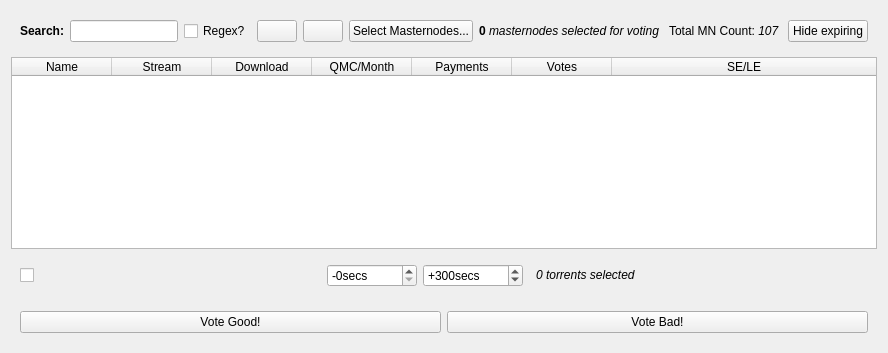
                        <widget class="SearchTorrentsTab" name="search_torrent_tab">
                            <attribute name="title">
                                <string>Search Torrents</string>
                            </attribute>
                            <layout class="QVBoxLayout" name="verticalLayout_3">
                                <item>
                                    <widget class="QWidget" name="_widget_3" native="true">
                                        <layout class="QHBoxLayout" name="horizontalLayout_2">
                                            <item>
                                                <widget class="QLabel" name="_label_5">
                                                    <property name="text">
                                                        <string>&lt;b&gt;Search:&lt;/b&gt;</string>
                                                    </property>
                                                    <property name="buddy">
                                                        <cstring>search_bar</cstring>
                                                    </property>
                                                </widget>
                                            </item>
                                            <item>
                                                <widget class="TorrentSearchBar" name="search_bar"/>
                                            </item>
                                            <item>
                                                <widget class="QCheckBox" name="regex_checkbox">
                                                    <property name="text">
                                                        <string>Regex?</string>
                                                    </property>
                                                </widget>
                                            </item>
                                            <item>
                                                <widget class="QPushButton" name="search_button">
                                                    <property name="text">
                                                        <string/>
                                                    </property>
                                                    <property name="icon">
                                                        <iconset resource="../../../resources.qrc">
                                                            <normaloff>:/pixmaps/refresh</normaloff>:/pixmaps/refresh
                                                        </iconset>
                                                    </property>
                                                </widget>
                                            </item>
                                            <item>
                                                <widget class="QPushButton" name="budget_projection_btn">
                                                    <property name="text">
                                                        <string/>
                                                    </property>
                                                    <property name="icon">
                                                        <iconset resource="../../../resources.qrc">
                                                            <normaloff>:/pixmaps/list</normaloff>:/pixmaps/list
                                                        </iconset>
                                                    </property>
                                                </widget>
                                            </item>
                                            <item>
                                                <widget class="QPushButton" name="select_masternodes_btn">
                                                    <property name="text">
                                                        <string>Select Masternodes...</string>
                                                    </property>
                                                </widget>
                                            </item>
                                            <item>
                                                <widget class="QLabel" name="masternodes_selected">
                                                    <property name="text">
                                                        <string>&lt;html&gt;&lt;head/&gt;&lt;body&gt;&lt;p&gt;&lt;span
                                                            style=&quot; font-weight:600;&quot;&gt;0 &lt;/span&gt;&lt;span
                                                            style=&quot; font-style:italic;&quot;&gt;masternodes
                                                            selected for voting&lt;/span&gt;&lt;/p&gt;&lt;/body&gt;&lt;/html&gt;
                                                        </string>
                                                    </property>
                                                </widget>
                                            </item>
                                            <item>
                                                <widget class="QLabel" name="mn_count_label">
                                                    <property name="text">
                                                        <string>&lt;html&gt;&lt;head/&gt;&lt;body&gt;&lt;p&gt;Total MN
                                                            Count: &lt;span style=&quot; font-style:italic;&quot;&gt;107&lt;/span&gt;&lt;/p&gt;&lt;/body&gt;&lt;/html&gt;
                                                        </string>
                                                    </property>
                                                </widget>
                                            </item>
                                            <item>
                                                <widget class="QPushButton" name="hide_expiring_checkbtn">
                                                    <property name="text">
                                                        <string>Hide expiring</string>
                                                    </property>
                                                    <property name="checkable">
                                                        <bool>true</bool>
                                                    </property>
                                                    <property name="checked">
                                                        <bool>false</bool>
                                                    </property>
                                                </widget>
                                            </item>
                                        </layout>
                                    </widget>
                                </item>
                                <item>
                                    <widget class="TorrentsTable" name="torrents_table">
                                        <property name="editTriggers">
                                            <set>QAbstractItemView::AnyKeyPressed|QAbstractItemView::EditKeyPressed
                                            </set>
                                        </property>
                                        <property name="selectionMode">
                                            <enum>QAbstractItemView::SingleSelection</enum>
                                        </property>
                                        <property name="selectionBehavior">
                                            <enum>QAbstractItemView::SelectRows</enum>
                                        </property>
                                        <property name="sortingEnabled">
                                            <bool>true</bool>
                                        </property>
                                        <property name="rowCount">
                                            <number>0</number>
                                        </property>
                                        <attribute name="horizontalHeaderShowSortIndicator" stdset="0">
                                            <bool>true</bool>
                                        </attribute>
                                        <attribute name="horizontalHeaderStretchLastSection">
                                            <bool>true</bool>
                                        </attribute>
                                        <attribute name="verticalHeaderVisible">
                                            <bool>false</bool>
                                        </attribute>
                                        <attribute name="verticalHeaderHighlightSections">
                                            <bool>false</bool>
                                        </attribute>
                                        <column>
                                            <property name="text">
                                                <string>Name</string>
                                            </property>
                                        </column>
                                        <column>
                                            <property name="text">
                                                <string>Stream</string>
                                            </property>
                                        </column>
                                        <column>
                                            <property name="text">
                                                <string>Download</string>
                                            </property>
                                        </column>
                                        <column>
                                            <property name="text">
                                                <string>QMC/Month</string>
                                            </property>
                                        </column>
                                        <column>
                                            <property name="text">
                                                <string>Payments</string>
                                            </property>
                                        </column>
                                        <column>
                                            <property name="text">
                                                <string>Votes</string>
                                            </property>
                                        </column>
                                        <column>
                                            <property name="text">
                                                <string>SE/LE</string>
                                            </property>
                                        </column>
                                    </widget>
                                </item>
                                <item>
                                    <widget class="QWidget" name="_widget_5" native="true">
                                        <layout class="QHBoxLayout" name="horizontalLayout_5">
                                            <item>
                                                <widget class="QCheckBox" name="random_delay_checkbox">
                                                    <property name="text">
                                                        <string/>
                                                    </property>
                                                    <property name="icon">
                                                        <iconset resource="../../../resources.qrc">
                                                            <normaloff>:/pixmaps/clock</normaloff>:/pixmaps/clock
                                                        </iconset>
                                                    </property>
                                                </widget>
                                            </item>
                                            <item>
                                                <widget class="QSpinBox" name="min_time_numbox">
                                                    <property name="maximumSize">
                                                        <size>
                                                            <width>90</width>
                                                            <height>16777215</height>
                                                        </size>
                                                    </property>
                                                    <property name="suffix">
                                                        <string>secs</string>
                                                    </property>
                                                    <property name="prefix">
                                                        <string>-</string>
                                                    </property>
                                                    <property name="maximum">
                                                        <number>18000</number>
                                                    </property>
                                                </widget>
                                            </item>
                                            <item>
                                                <widget class="QSpinBox" name="max_time_numbox">
                                                    <property name="maximumSize">
                                                        <size>
                                                            <width>100</width>
                                                            <height>16777215</height>
                                                        </size>
                                                    </property>
                                                    <property name="suffix">
                                                        <string>secs</string>
                                                    </property>
                                                    <property name="prefix">
                                                        <string>+</string>
                                                    </property>
                                                    <property name="maximum">
                                                        <number>18000</number>
                                                    </property>
                                                    <property name="value">
                                                        <number>300</number>
                                                    </property>
                                                </widget>
                                            </item>
                                            <item>
                                                <spacer name="_horizontalSpacer_3">
                                                    <property name="orientation">
                                                        <enum>Qt::Horizontal</enum>
                                                    </property>
                                                </spacer>
                                            </item>
                                            <item>
                                                <widget class="TorrentsSelectedLabelCounter"
                                                        name="torrents_selected_counter">
                                                    <property name="text">
                                                        <string>&lt;html&gt;&lt;head/&gt;&lt;body&gt;&lt;p&gt;&lt;span
                                                            style=&quot; font-style:italic;&quot;&gt;0 torrents selected&lt;/span&gt;&lt;/p&gt;&lt;/body&gt;&lt;/html&gt;
                                                        </string>
                                                    </property>
                                                </widget>
                                            </item>
                                            <item>
                                                <widget class="QLabel" name="_label_6">
                                                    <property name="maximumSize">
                                                        <size>
                                                            <width>25</width>
                                                            <height>25</height>
                                                        </size>
                                                    </property>
                                                    <property name="text">
                                                        <string/>
                                                    </property>
                                                    <property name="pixmap">
                                                        <pixmap resource="../../../resources.qrc">:/pixmaps/question
                                                        </pixmap>
                                                    </property>
                                                    <property name="scaledContents">
                                                        <bool>true</bool>
                                                    </property>
                                                </widget>
                                            </item>
                                        </layout>
                                    </widget>
                                </item>
                                <item>
                                    <widget class="QWidget" name="_widget_4" native="true">
                                        <layout class="QHBoxLayout" name="horizontalLayout_3">
                                            <item>
                                                <widget class="QPushButton" name="vote_good_btn">
                                                    <property name="text">
                                                        <string>Vote Good!</string>
                                                    </property>
                                                </widget>
                                            </item>
                                            <item>
                                                <widget class="QPushButton" name="vote_bad_btn">
                                                    <property name="text">
                                                        <string>Vote Bad!</string>
                                                    </property>
                                                </widget>
                                            </item>
                                        </layout>
                                    </widget>
                                </item>
                            </layout>
                        </widget>
